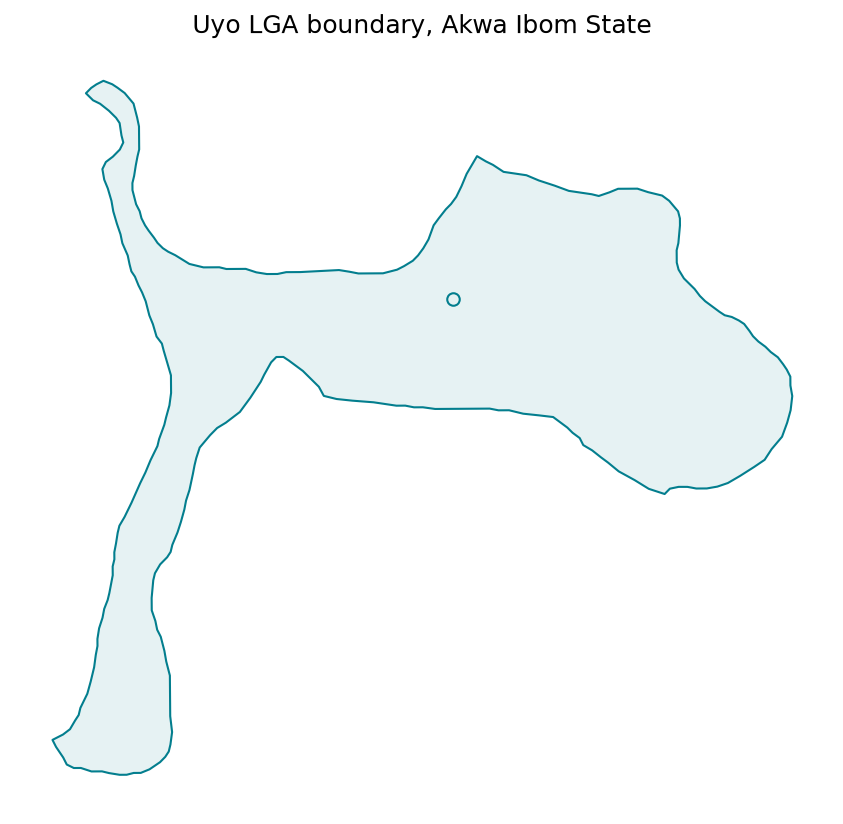

This chart was generated by the following Python code:
import geopandas as gpd
import matplotlib.pyplot as plt

boundary = gpd.read_file(
    "uyo_lga_boundary_utm32n.gpkg", layer="uyo_lga_boundary_utm32n"
)

fig, ax = plt.subplots(figsize=(7, 8))
boundary.plot(ax=ax, color="#E6F2F3", edgecolor="#037E8E")
ax.set_title("Uyo LGA boundary, Akwa Ibom State")
ax.set_axis_off()

fig.savefig("month-03/week-10/my_map.png", dpi=150, bbox_inches="tight")
print("Map saved")
